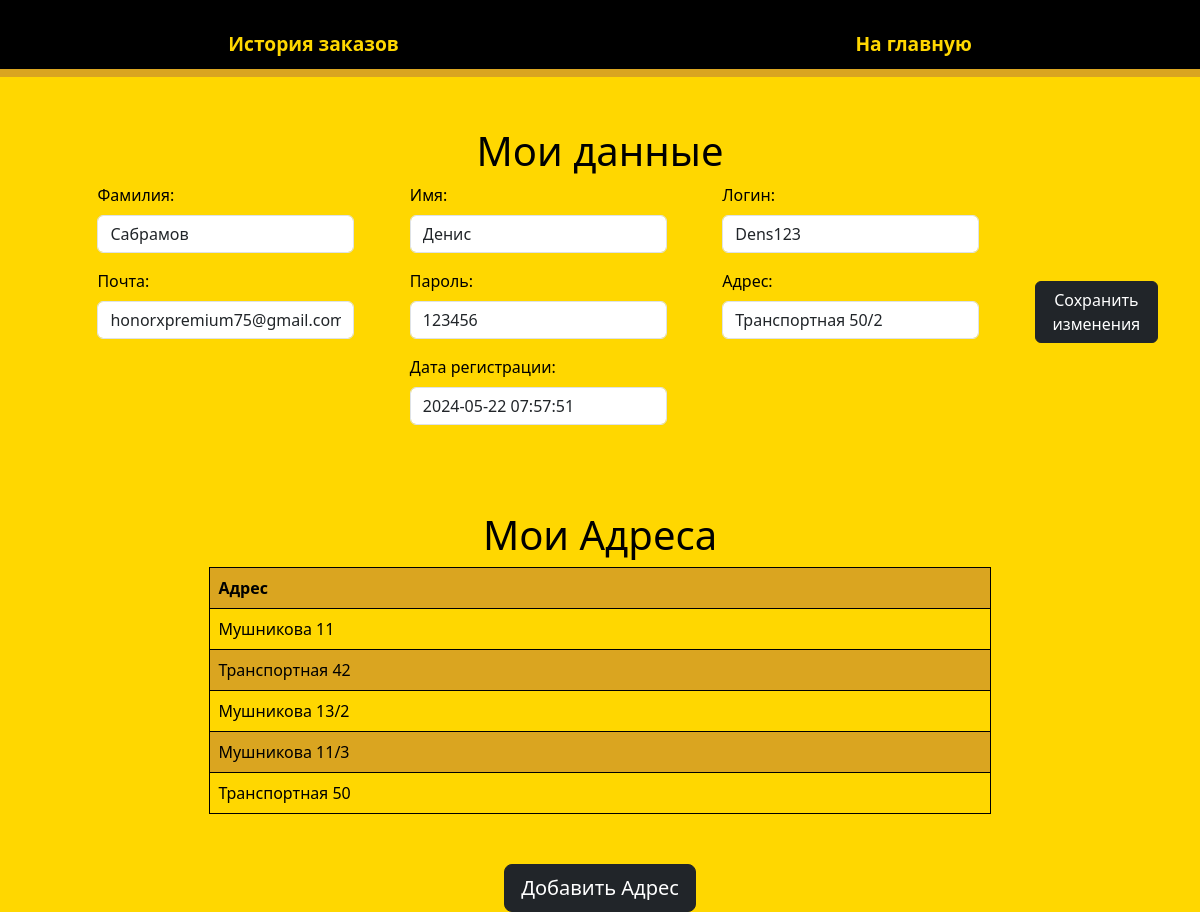
/user_profile/user.php (signed in), run on the app's committed database.
### tables this page shows
CREATE TABLE `users` (
  `id` int NOT NULL,
  `surname` varchar(85) NOT NULL,
  `name` varchar(85) NOT NULL,
  `login` varchar(80) NOT NULL,
  `email` text NOT NULL,
  `password` varchar(30) DEFAULT NULL,
  `address` text NOT NULL,
  `reg-time` datetime NOT NULL DEFAULT CURRENT_TIMESTAMP,
  `status` enum('активен','заблокирован') NOT NULL,
  `id_role` int NOT NULL
);

CREATE TABLE `address` (
  `id` int NOT NULL,
  `id_user` int NOT NULL,
  `address` text NOT NULL
);

### user_profile/user.php (the view, shortened to what this page needs)
<!DOCTYPE html>
<html lang="ru">
<head>
    <link rel="stylesheet" href="../design/css/user.css">
    <link href="https://cdn.jsdelivr.net/npm/bootstrap@5.3.3/dist/css/bootstrap.min.css" rel="stylesheet">
</head>
<body style="background-color: gold; color: black">
    <div class="sidebar">
        <a href="../orders/order-history.php">История заказов</a>
        <a href="../" id="logout-link">На главную</a>
    </div>
    <div id="edit" class="container">
        <h1>Мои данные</h1>
        <?php
        require('../database/connectDB.php');
        if (isset($_SESSION['user'])) {
            $userId = $_SESSION['user'];
            $sql = "SELECT * FROM users WHERE id = '$userId'";
            $result = $connect->query($sql);
            if ($result->num_rows > 0) {
                $user = $result->fetch_assoc(); ?>
                <form action="update_profile.php" method="post">
                    <div id="form-contents">
                        <div class="mb-3">
                            <label for="surname" class="form-label">Фамилия:</label>
                            <input type="text" class="form-control" id="surname" name="surname" value="<?php echo $user['surname']; ?>">
                        </div>
                        <div class="mb-3">
                            <label for="name" class="form-label">Имя:</label>
                            <input type="text" class="form-control" id="name" name="name" value="<?php echo $user['name']; ?>">
                        </div>
                        <div class="mb-3">
                            <label for="login" class="form-label">Логин:</label>
                            <input type="text" class="form-control" id="login" name="login" value="<?php echo $user['login']; ?>">
                        </div>
                        <div class="mb-3">
                            <label for="email" class="form-label">Почта:</label>
                            <input type="email" class="form-control" id="email" name="email" value="<?php echo $user['email']; ?>">
                        </div>
                        <div class="mb-3">
                            <label for="password" class="form-label">Пароль:</label>
                            <input type="text" class="form-control" id="password" name="password" value="<?php echo $user['password']; ?>">
                        </div>
                        <div class="mb-3">
                            <label for="address" class="form-label">Адрес:</label>
                            <input type="text" class="form-control" id="address" name="address" value="<?php echo $user['address']; ?>">
                        </div>
                        <div class="mb-3">
                            <label for="reg-time" class="form-label">Дата регистрации:</label>
                            <input readonly type="text" class="form-control" id="reg-time" name="reg-time" value="<?php echo $user['reg-time']; ?>">
                        </div>
                    </div>
                    <button type="submit" class="btn btn-dark">Сохранить изменения</button>
                </form>
        <?php
            } else {
                echo "Пользователь не найден.";
            }
        } else {
            header("Location: ../signIn.php");
            exit();
        }
        ?>
    </div>
    <div id="edit" class="container">
        <h1>Мои Адреса</h1>
        <?php
        require('../database/connectDB.php');
        $userId = $_SESSION['user'];
        $sql = "SELECT * FROM address WHERE id_user = '$userId'";
        $result = $connect->query($sql);
        if ($result->num_rows > 0) {
            echo "<table class='addresses-table'><thead><tr><th>Адрес</th></tr></thead><tbody>";
            while ($row = $result->fetch_assoc()) {
                echo "<tr><td>{$row['address']}</td></tr>";
            }
            echo "</tbody></table>";
        } else {
            echo "<p>Адреса не найдены.</p>";
        }
        ?>
    </div>
    <button type="button" class="btn btn-dark btn-lg" data-bs-toggle="modal" data-bs-target="#modalId">
        Добавить Адрес
    </button>
</body>
</html>

### design/css/user.css (style rules this page uses)
* { transition: all 0.6s ease-in-out; }
body { font-family: Arial, sans-serif; display: flex; flex-direction: column; align-items: center; gap: 30px; }
@media (min-width:768px) and (max-width:1599px) { .container { display: flex; flex-direction: column; align-items: center; text-align: left; margin: 20px auto; border-radius: 5px; color: black; } }
@media (min-width:768px) and (max-width:1599px) { .addresses-table { border-collapse: collapse; } }
@media (min-width:768px) and (max-width:1599px) { .addresses-table th, .addresses-table td { padding: 8px; text-align: left; border: 1px solid black; } }
@media (min-width:768px) and (max-width:1599px) { .addresses-table tr:nth-child(even) { background-color: goldenrod; } }
@media (min-width:768px) and (max-width:1599px) { .addresses-table th { background-color: goldenrod; color: black; } }
@media (min-width:768px) and (max-width:1599px) { form { display: flex; align-items: center; justify-content: space-evenly; } }
@media (min-width:768px) and (max-width:1599px) { form button { font-size: large; border-radius: 15px; } }
@media (min-width:768px) and (max-width:1599px) { #form-contents { display: flex; flex-wrap: wrap; justify-content: space-evenly; } }
@media (min-width:768px) and (max-width:1599px) { label { margin-bottom: 5px; } }
@media (min-width:768px) and (max-width:1599px) { input { margin-bottom: 10px; padding: 5px; border-radius: 3px; } }
@media (min-width:768px) and (max-width:1599px) { .sidebar { display: flex; width: 100%; top: 0; border-bottom: 8px solid goldenrod; left: 0; background-color: black; color: gold; padding-top: 20px; font-weight: bolder; font-size: larger; } }
@media (min-width:768px) and (max-width:1599px) { .sidebar a { margin: 0% auto; display: block; padding: 10px 15px; text-decoration: none; color: gold; border-top-left-radius: 10px; border-top-right-radius: 10px; } }
table { border-collapse: collapse; width: 70%; }
th, td { border: 1px solid goldenrod; padding: 8px; text-align: left; }

### data on the page
users: surname "Сабрамов", name "Денис", login "Dens123", email "honorxpremium75@gmail.com", password "123456", address "Транспортная 50/2", reg-time "2024-05-22 07:57:51"
address: address "Мушникова 11"
address: address "Транспортная 42"
address: address "Мушникова 13/2"
address: address "Мушникова 11/3"
address: address "Транспортная 50"
